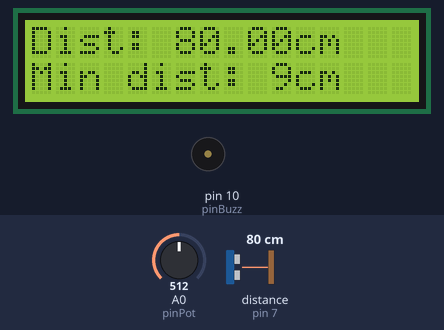
Simulated run of this sketch. Board: Arduino Uno, built with avr-gcc and run on an emulated ATmega328P. Shown: 16×2 character LCD, buzzer (waves = sounding). Inputs (shaded band) come from the test bench; at power-on: distance to the obstacle (sensor on pin 7) 80 cm, A0 (pinPot) = 512. The echo pulse lasts 58.3 µs per cm.

Above: at 1.2 s.
1.3 s: distance to the obstacle (sensor on pin 7) set to 11 cm
At 2.5 s:
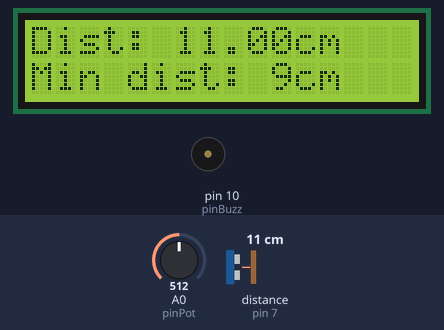
2.8 s: distance to the obstacle (sensor on pin 7) set to 8 cm
At 3.8 s:
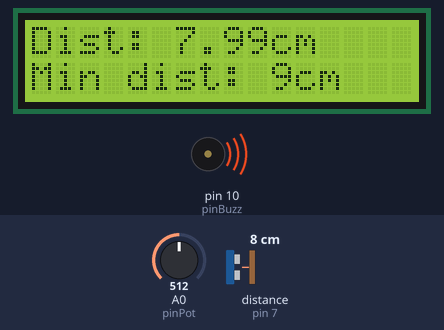
4.3 s: A0 (pinPot) set to 716
At 5.0 s:
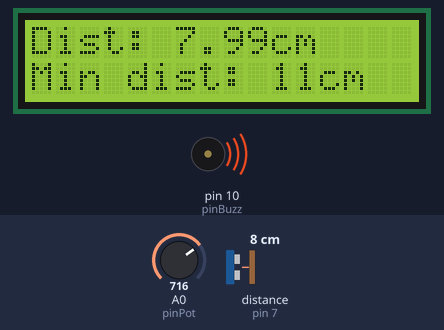
5.8 s: A0 (pinPot) set to 900
At 7.0 s:
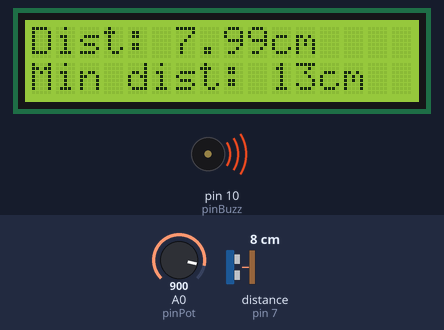
7.3 s: distance to the obstacle (sensor on pin 7) set to 2 cm
At 8.3 s:
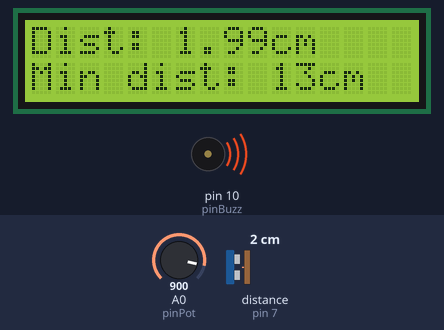
8.8 s: A0 (pinPot) set to 1023
At 9.5 s:
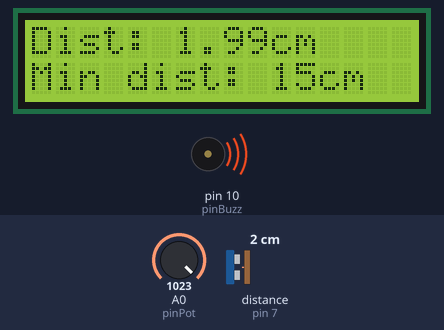
Timing chart, 0 to 11.3 s (numbered marks = the images above; inputs shaded):
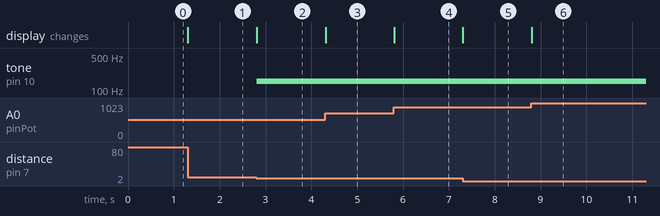

The sketch:

6-SensorDistancia.ino
```cpp
#include <Ultrasonic.h>
#include <LiquidCrystal.h>

//Pinos do sensor de distancia
int pinTrigger = 6;
int pinEcho = 7;

//Pino potenciometro
int pinPot = A0;

//Pino buzzer
int pinBuzz = 10;

//distancia minima em cm
int distanciaMinima = 3;
//distancia maxima em cm
int distanciaMaxima = 15;

//distancia lida pelo sensor
float distance = 0;
float distanceAnt = 0;

//limite de distancia para tocar o alarme
int limite = 0;

//inicia o display
LiquidCrystal lcd(12,11,2,3,4,5);

//inicia o sensor de distancia
Ultrasonic ultrasonic(pinTrigger, pinEcho);

//mostra a distancia minima no display
void showMinDistance(){
    lcd.setCursor(0,1);

    int valorPot = analogRead(pinPot);

    limite = map(valorPot,0,1023,distanciaMinima,distanciaMaxima);

    lcd.print("Min dist: ");
    lcd.print(limite);
    lcd.print("cm      ");
}

//mostra a distancia atual no display
void showCurrentDistance(){
    lcd.setCursor(0,0);

    lcd.print("Dist: ");
    lcd.print(distance);
    lcd.print("cm      ");
}

void setup(){
    pinMode(pinPot,INPUT);

    lcd.begin(16,2);
    Serial.begin(9600);
}

void loop(){
    showMinDistance();

    long microsec = ultrasonic.timing();
    distance = ultrasonic.convert(microsec, Ultrasonic::CM);

    showCurrentDistance();

    //Toca buzzer se a distancia for menor que o limite
    if(distance < limite){
        tone(pinBuzz,150);
    }
    else{
        noTone(pinBuzz);
    }
}
```

Measured:
- the behaviour switches between 10 and 9 cm on distance to the obstacle (sensor on pin 7) (found by bisection; images 1 and 2)
- after the input at 1.3 s, the display: changes at once (image 1)
- after the input at 2.8 s, tone on pin 10 (pinBuzz): silent → 150 Hz at once; the display: changes at once (image 2)
- after the input at 4.3 s, the display: changes at once (image 3)
- after the input at 5.8 s, the display: changes at once (image 4)
- after the input at 7.3 s, the display: changes at once (image 5)
- after the input at 8.8 s, the display: changes at once (image 6)
